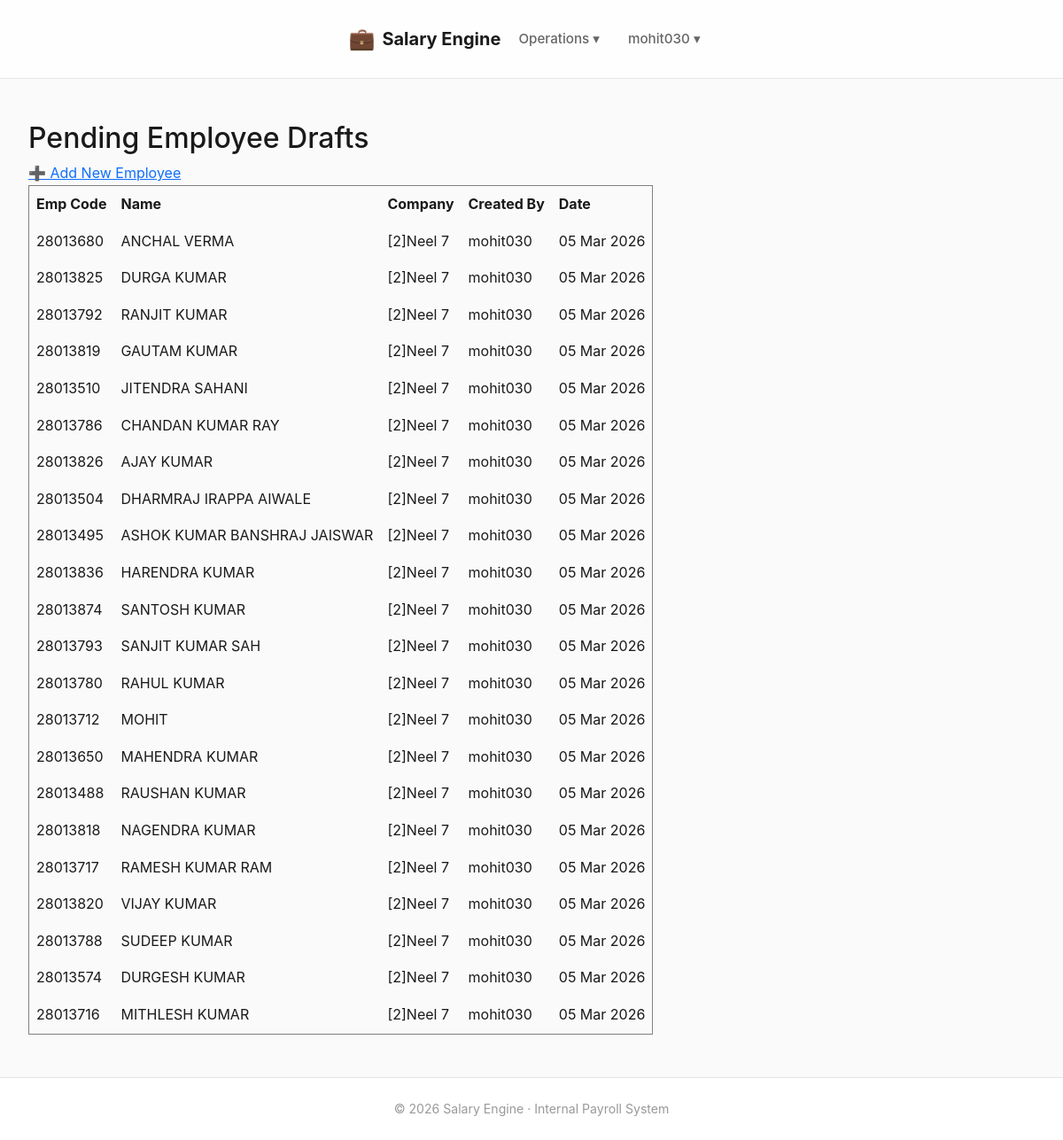
Before: /employees/drafts/ (signed in) with the older database file.
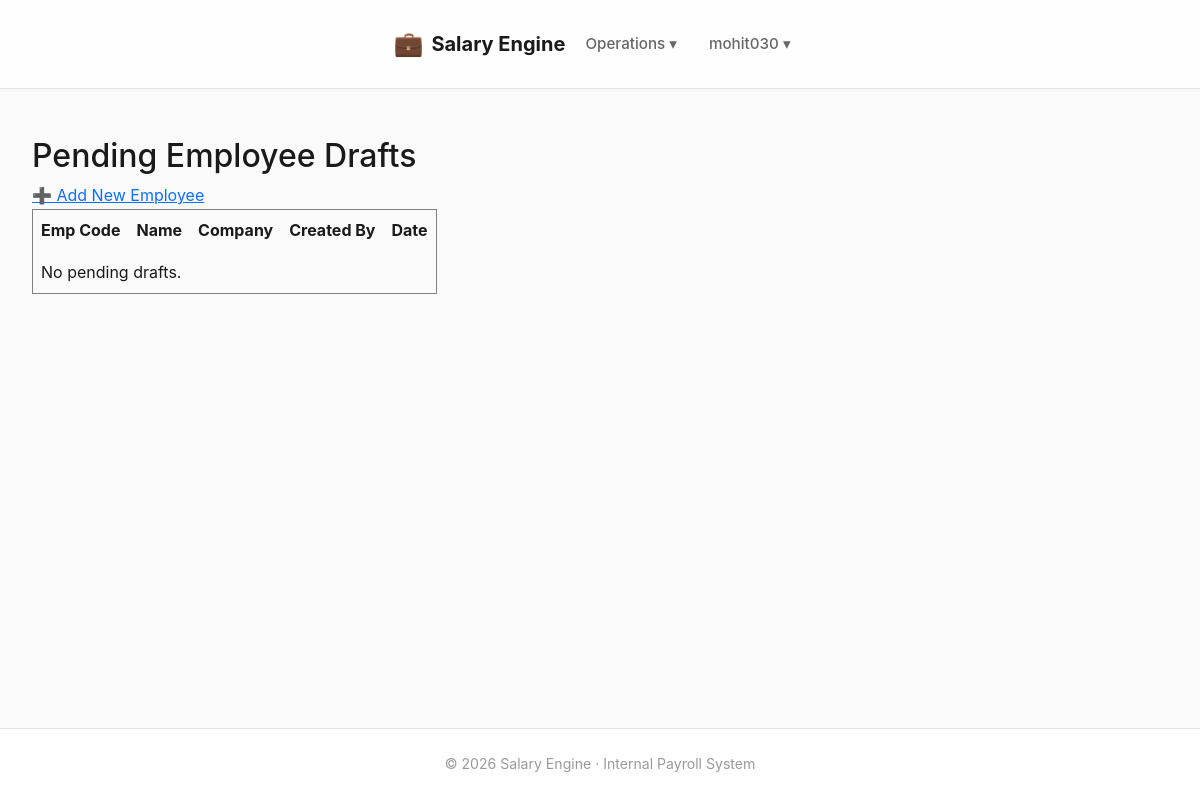
After: the same page with the newer database file.
### employees/models.py (models this page shows)
class EmployeeDraft(models.Model):
    STATUS_CHOICES = [
        ("PENDING", "Pending Approval"),
        ("APPROVED", "Approved"),
        ("REJECTED", "Rejected"),
    ]
    company = models.ForeignKey(Company, on_delete=models.PROTECT)
    emp_code = models.CharField(max_length=50)
    name = models.CharField(max_length=200)
    father_name = models.CharField(max_length=200, blank=True)
    uan_number = models.CharField(max_length=20, null=True, blank=True)
    esic_number = models.CharField(max_length=20, null=True, blank=True)
    document_number = models.CharField(max_length=50, null=True, blank=True)
    joining_date = models.DateField()
    default_salary = models.DecimalField(
        max_digits=10,
        decimal_places=2,
        null=True,
        blank=True
    )
    created_by = models.ForeignKey(
        User,
        on_delete=models.SET_NULL,
        null=True,
        related_name="employee_drafts"
    )
    status = models.CharField(
        max_length=20,
        choices=STATUS_CHOICES,
        default="PENDING"
    )
    created_at = models.DateTimeField(auto_now_add=True)
    class Meta:
        unique_together = ("company", "emp_code")

### companies/models.py (models this page shows, shortened)
class Company(models.Model):
    organisation = models.ForeignKey(
        Organisation,
        on_delete=models.CASCADE,
        related_name="companies"
    )
    site_code = models.PositiveIntegerField()
    name = models.CharField(max_length=200)
    address = models.TextField(blank=True)
    gst_number = models.CharField(
        max_length=15,
        blank=True,
        help_text="15-character GSTIN"
    )
    contact_name = models.CharField(max_length=150, blank=True)
    contact_phone = models.CharField(max_length=20, blank=True)
    contact_email = models.EmailField(blank=True)
    is_active = models.BooleanField(default=True)
    class Meta:
        unique_together = ("organisation", "site_code")
        ordering = ["site_code"]
    def __str__(self):
        return f"[{self.site_code}]{self.name}"

### employees/views.py (the view)
# urls.py: path("drafts/", views.employee_draft_list, name="employee_draft_list"),
@login_required
def employee_draft_list(request):
    drafts = EmployeeDraft.objects.filter(status="PENDING").order_by("-created_at")
    return render(
        request,
        "employees/employee_draft_list.html",
        {"drafts": drafts}
    )

### dashboard/context_processors.py (called while the page is built)
def approval_badges(request):
    if not request.user.is_authenticated or not request.user.is_staff:
        return {}
    return {
        "approval_badges": {
            "employee_drafts": EmployeeDraft.objects.filter(status="PENDING").count(),
            "employee_changes": EmployeeChangeRequest.objects.filter(status="PENDING").count(),
            "bank_changes": BankChangeRequest.objects.filter(status="PENDING").count(),
        }
    }

### templates/employees/employee_draft_list.html
{% extends "base.html" %}
{% block content %}
<h2>Pending Employee Drafts</h2>
<a href="{% url 'employees:employee_draft_create' %}">
    ➕ Add New Employee
</a>
<table border="1" cellpadding="8" cellspacing="0">
    <tr>
        <th>Emp Code</th>
        <th>Name</th>
        <th>Company</th>
        <th>Created By</th>
        <th>Date</th>
    </tr>
    {% for d in drafts %}
    <tr>
        <td>{{ d.emp_code }}</td>
        <td>{{ d.name }}</td>
        <td>{{ d.company }}</td>
        <td>{{ d.created_by }}</td>
        <td>{{ d.created_at|date:"d M Y" }}</td>
    </tr>
    {% empty %}
    <tr>
        <td colspan="5">No pending drafts.</td>
    </tr>
    {% endfor %}
</table>
{% endblock %}

Changed rows visible on the page:
no longer on this page (row edited): EmployeeDraft: emp_code "28013680", name "ANCHAL VERMA", company "[2]Neel 7", created_by "mohit030", created_at "05 Mar 2026"
no longer on this page (row edited): EmployeeDraft: emp_code "28013825", name "DURGA KUMAR", company "[2]Neel 7", created_by "mohit030", created_at "05 Mar 2026"
no longer on this page (row edited): EmployeeDraft: emp_code "28013792", name "RANJIT KUMAR", company "[2]Neel 7", created_by "mohit030", created_at "05 Mar 2026"
no longer on this page (row edited): EmployeeDraft: emp_code "28013819", name "GAUTAM KUMAR", company "[2]Neel 7", created_by "mohit030", created_at "05 Mar 2026"
no longer on this page (row edited): EmployeeDraft: emp_code "28013510", name "JITENDRA SAHANI", company "[2]Neel 7", created_by "mohit030", created_at "05 Mar 2026"
no longer on this page (row edited): EmployeeDraft: emp_code "28013786", name "CHANDAN KUMAR RAY", company "[2]Neel 7", created_by "mohit030", created_at "05 Mar 2026"
no longer on this page (row edited): EmployeeDraft: emp_code "28013826", name "AJAY KUMAR", company "[2]Neel 7", created_by "mohit030", created_at "05 Mar 2026"
no longer on this page (row edited): EmployeeDraft: emp_code "28013504", name "DHARMRAJ IRAPPA AIWALE", company "[2]Neel 7", created_by "mohit030", created_at "05 Mar 2026"
no longer on this page (row edited): EmployeeDraft: emp_code "28013495", name "ASHOK KUMAR BANSHRAJ JAISWAR", company "[2]Neel 7", created_by "mohit030", created_at "05 Mar 2026"
no longer on this page (row edited): EmployeeDraft: emp_code "28013836", name "HARENDRA KUMAR", company "[2]Neel 7", created_by "mohit030", created_at "05 Mar 2026"
no longer on this page (row edited): EmployeeDraft: emp_code "28013874", name "SANTOSH KUMAR", company "[2]Neel 7", created_by "mohit030", created_at "05 Mar 2026"
no longer on this page (row edited): EmployeeDraft: emp_code "28013793", name "SANJIT KUMAR SAH", company "[2]Neel 7", created_by "mohit030", created_at "05 Mar 2026"
no longer on this page (row edited): EmployeeDraft: emp_code "28013780", name "RAHUL KUMAR", company "[2]Neel 7", created_by "mohit030", created_at "05 Mar 2026"
no longer on this page (row edited): EmployeeDraft: emp_code "28013712", name "MOHIT", company "[2]Neel 7", created_by "mohit030", created_at "05 Mar 2026"
no longer on this page (row edited): EmployeeDraft: emp_code "28013650", name "MAHENDRA KUMAR", company "[2]Neel 7", created_by "mohit030", created_at "05 Mar 2026"
no longer on this page (row edited): EmployeeDraft: emp_code "28013488", name "RAUSHAN KUMAR", company "[2]Neel 7", created_by "mohit030", created_at "05 Mar 2026"
no longer on this page (row edited): EmployeeDraft: emp_code "28013818", name "NAGENDRA KUMAR", company "[2]Neel 7", created_by "mohit030", created_at "05 Mar 2026"
no longer on this page (row edited): EmployeeDraft: emp_code "28013717", name "RAMESH KUMAR RAM", company "[2]Neel 7", created_by "mohit030", created_at "05 Mar 2026"
no longer on this page (row edited): EmployeeDraft: emp_code "28013820", name "VIJAY KUMAR", company "[2]Neel 7", created_by "mohit030", created_at "05 Mar 2026"
no longer on this page (row edited): EmployeeDraft: emp_code "28013788", name "SUDEEP KUMAR", company "[2]Neel 7", created_by "mohit030", created_at "05 Mar 2026"
no longer on this page (row edited): EmployeeDraft: emp_code "28013574", name "DURGESH KUMAR", company "[2]Neel 7", created_by "mohit030", created_at "05 Mar 2026"
no longer on this page (row edited): EmployeeDraft: emp_code "28013716", name "MITHLESH KUMAR", company "[2]Neel 7", created_by "mohit030", created_at "05 Mar 2026"
Other visible differences:
text now shown: "No pending drafts."
